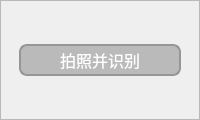
<?xml version="1.0" encoding="UTF-8"?>
<ui version="4.0">
 <class>MainWindow</class>
 <widget class="QMainWindow" name="MainWindow">
  <property name="geometry">
   <rect>
    <x>0</x>
    <y>0</y>
    <width>200</width>
    <height>120</height>
   </rect>
  </property>
  <property name="minimumSize">
   <size>
    <width>200</width>
    <height>120</height>
   </size>
  </property>
  <property name="maximumSize">
   <size>
    <width>200</width>
    <height>120</height>
   </size>
  </property>
  <property name="windowTitle">
   <string>MainWindow</string>
  </property>
  <property name="styleSheet">
   <string notr="true"/>
  </property>
  <widget class="QWidget" name="centralwidget">
   <layout class="QVBoxLayout" name="verticalLayout">
    <property name="spacing">
     <number>0</number>
    </property>
    <property name="leftMargin">
     <number>0</number>
    </property>
    <property name="topMargin">
     <number>0</number>
    </property>
    <property name="rightMargin">
     <number>0</number>
    </property>
    <property name="bottomMargin">
     <number>0</number>
    </property>
    <item>
     <widget class="QFrame" name="frame">
      <property name="styleSheet">
       <string notr="true">#frame{
border-image: url(:/images/images/background.png);
}</string>
      </property>
      <property name="frameShape">
       <enum>QFrame::StyledPanel</enum>
      </property>
      <property name="frameShadow">
       <enum>QFrame::Raised</enum>
      </property>
      <layout class="QHBoxLayout" name="horizontalLayout_2">
       <item>
        <widget class="QWidget" name="widget_info" native="true">
         <property name="minimumSize">
          <size>
           <width>0</width>
           <height>0</height>
          </size>
         </property>
         <property name="maximumSize">
          <size>
           <width>200</width>
           <height>200</height>
          </size>
         </property>
         <property name="styleSheet">
          <string notr="true">#widget_info{
	background-color: none;
 	border-radius:8px;

}</string>
         </property>
         <layout class="QVBoxLayout" name="verticalLayout_2">
          <item>
           <widget class="QPushButton" name="pushButton_5">
            <property name="minimumSize">
             <size>
              <width>150</width>
              <height>32</height>
             </size>
            </property>
            <property name="font">
             <font>
              <pointsize>12</pointsize>
             </font>
            </property>
            <property name="styleSheet">
             <string notr="true">#pushButton_5{
color: rgb(255, 255, 255);
border-radius:8px;
background-color: rgb(186, 186, 186);
border:2px solid rgb(150, 150, 150) ;
}

#pushButton_5:hover{
background-color: rgb(162, 162, 162);
color:black;
}



#pushButton_5:pressed{
background-color:  rgb(120, 120, 120);
color:black;
padding-top:3px;
padding-left:3px;
}</string>
            </property>
            <property name="text">
             <string>拍照并识别</string>
            </property>
           </widget>
          </item>
         </layout>
        </widget>
       </item>
      </layout>
     </widget>
    </item>
   </layout>
  </widget>
 </widget>
 <resources>
  <include location="resources/recources.qrc"/>
 </resources>
 <connections/>
</ui>
